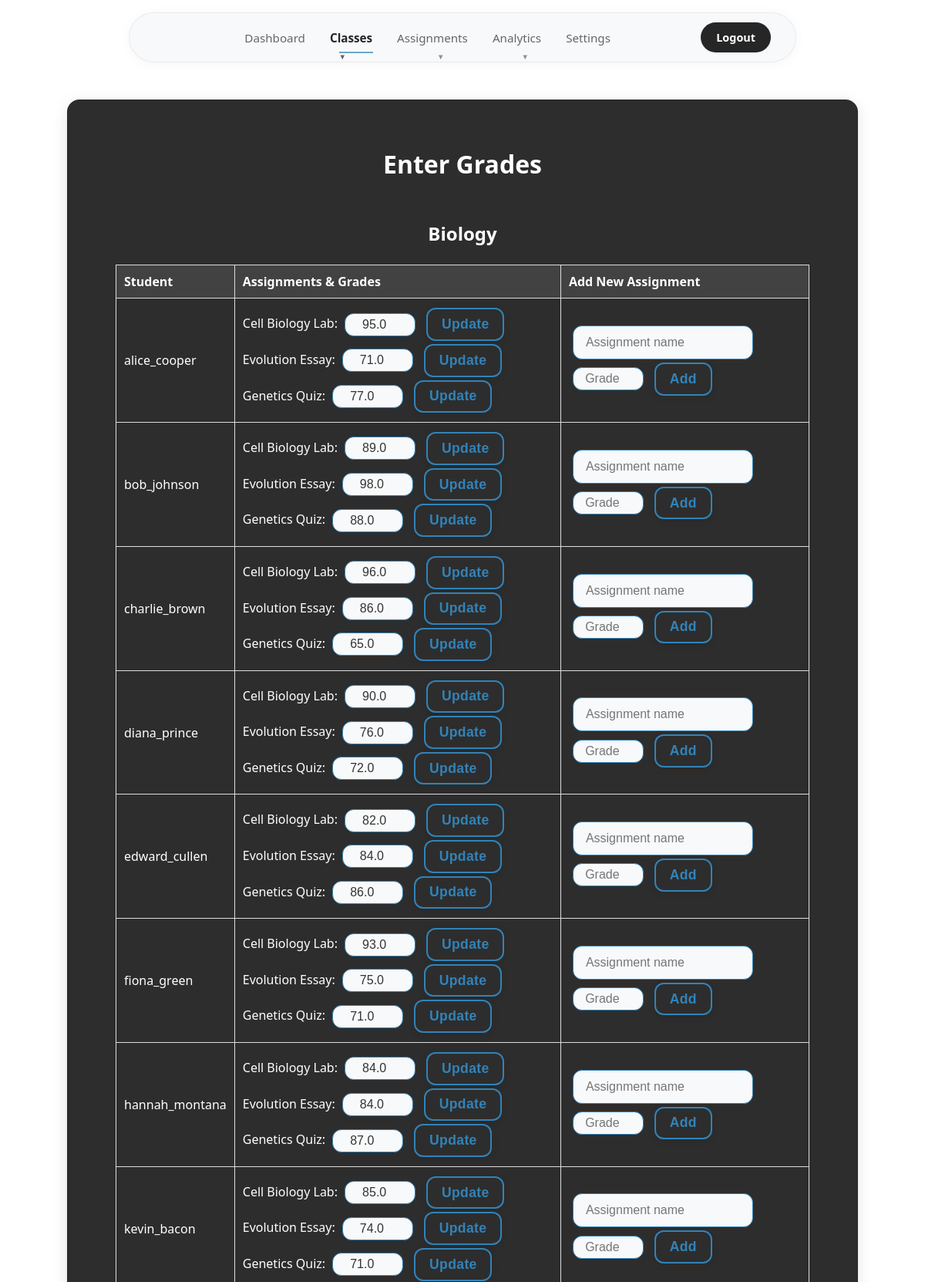
The app's page /enter_grades (signed in, upper part) with its own data.
### tables this page shows
CREATE TABLE subjects (
    id INTEGER PRIMARY KEY,
    name TEXT,
    teacher_id INTEGER REFERENCES users(id)
);

CREATE TABLE assignments (
    id INTEGER PRIMARY KEY,
    name TEXT,
    grade REAL,
    subject_id INTEGER,
    user_id INTEGER
);

CREATE TABLE users (
    id INTEGER PRIMARY KEY,
    username TEXT UNIQUE,
    password TEXT,
    role TEXT
, email TEXT, phone TEXT, full_name TEXT);

### app.py (the view, shortened to what this page needs)
@app.route('/enter_grades', methods=['GET','POST'])
def enter_grades():
    if not is_teacher():
        return redirect(url_for('login'))
    user_id = session['user_id']
    conn = get_db()
    cur = conn.cursor()
    cur.execute('''SELECT id, name FROM subjects WHERE teacher_id = ?''', (user_id,))
    subjects = cur.fetchall()
    students_assignments = []
    for subject in subjects:
        cur.execute('''SELECT
                        users.id as student_id,
                        users.username as student_name,
                        assignments.id as assignment_id,
                        assignments.name as assignment_name,
                        assignments.grade,
                        subjects.name as subject_name
                    FROM users
                    JOIN enrollments ON users.id = enrollments.user_id
                    JOIN subjects ON enrollments.subject_id = subjects.id
                    LEFT JOIN assignments ON (
                        assignments.subject_id = subjects.id
                        AND assignments.user_id = users.id
                    )
                    WHERE subjects.id = ? AND users.role = 'student'
                    ORDER BY users.username, assignments.name''', (subject['id'],))
        students_assignments.extend(cur.fetchall())
    return render_template('enter_grades.html',
                         subjects=subjects,
                         students_assignments=students_assignments)

### app.py (called while the page is built)
def is_teacher():
    return session.get('role') == 'teacher'

### templates/enter_grades.html (shortened to what this page needs)
<!DOCTYPE html>
<html>
<head>
    <link rel="stylesheet" href="/static/styles.css">
</head>
<body>
    <div class="navbar">
        <div class="navbar-container">
            <div class="navbar-links">
                <a href="/teacher_dashboard" class="nav-link">Dashboard</a>
                <div class="dropdown">
                    <a href="#" class="nav-link dropdown-trigger active">Classes</a>
                </div>
                <div class="dropdown">
                    <a href="#" class="nav-link dropdown-trigger">Assignments</a>
                </div>
                <div class="dropdown">
                    <a href="#" class="nav-link dropdown-trigger">Analytics</a>
                </div>
                <a href="/teacher_settings" class="nav-link">Settings</a>
            </div>
            <div class="navbar-actions">
                <a href="/logout" class="nav-btn">Logout</a>
            </div>
        </div>
    </div>
    <div class="center-wrapper">
        <div class="dashboard-container card-3d">
            <h1>Enter Grades</h1>
            {% for subject in subjects %}
            <div class="subject-section">
                <h2>{{ subject['name'] }}</h2>
                <table>
                    <thead>
                        <tr>
                            <th>Student</th>
                            <th>Assignments & Grades</th>
                            <th>Add New Assignment</th>
                        </tr>
                    </thead>
                    <tbody>
                        {% set filtered_assignments = students_assignments|selectattr('subject_name', 'equalto', subject['name'])|list %}
                        {% set ns = namespace(last_student='') %}
                        {% for item in filtered_assignments %}
                            {% if item['student_name'] != ns.last_student %}
                                {% if ns.last_student != '' %}
                                    </td>
                                    <td>
                                        <form method="post" style="display: inline;">
                                            <input type="text" name="assignment_name" placeholder="Assignment name" required>
                                            <input type="number" name="grade" placeholder="Grade" class="grade-input" min="0" max="100" required>
                                            <button type="submit" class="btn-3d">Add</button>
                                        </form>
                                    </td>
                                </tr>
                                {% endif %}
                                <tr>
                                    <td>{{ item['student_name'] }}</td>
                                    <td>
                            {% endif %}
                            {% if item['assignment_name'] %}
                                <form method="post" style="display: inline-block; margin-right: 15px;">
                                    {{ item['assignment_name'] }}:
                                    <input type="number" name="grade" value="{{ item['grade'] }}" class="grade-input" min="0" max="100" required>
                                    <button type="submit" class="btn-3d">Update</button>
                                </form>
                            {% endif %}
                            {% set ns.last_student = item['student_name'] %}
                        {% endfor %}
                    </tbody>
                </table>
            </div>
            {% endfor %}
        </div>
    </div>
</body>
</html>

### static/styles.css (style rules this page uses)
body { background: #ffffff; font-family: 'Segoe UI', 'Arial', sans-serif; color: #262626; margin: 0; padding: 0; min-height: 100vh; }
.navbar { background: transparent; backdrop-filter: none; -webkit-backdrop-filter: none; box-shadow: none; padding: 1rem 0; position: sticky; top: 0; left: 0; right: 0; z-index: 1000; margin-bottom: 0; border: none; width: 100%; }
.navbar-container { max-width: 800px; margin: 0 auto; display: flex; justify-content: space-between; align-items: center; padding: 0.75rem 2rem; height: auto; background: rgba(248, 249, 250, 0.9); backdrop-filter: blur(10px); -webkit-backdrop-filter: blur(10px); border-radius: 50px; border: 1px solid rgba(0, 0, 0, 0.06); box-shadow: 0 2px 16px rgba(0, 0, 0, 0.04); }
.navbar-actions { display: flex; align-items: center; gap: 1rem; }
.navbar-links { display: flex; gap: 2rem; align-items: center; justify-content: center; flex: 1; margin: 0; }
.nav-link { color: #666666; text-decoration: none; font-weight: 500; padding: 0.5rem 0; border-radius: 0; transition: all 0.2s ease; position: relative; font-size: 0.95rem; white-space: nowrap; border: none; background: transparent; }
.nav-link.active { color: #262626; background: transparent; box-shadow: none; border: none; transform: none; font-weight: 600; }
.nav-btn { background: #262626; color: #ffffff; text-decoration: none; font-weight: 600; padding: 0.625rem 1.25rem; border-radius: 25px; transition: all 0.2s ease; font-size: 0.9rem; white-space: nowrap; border: none; }
.nav-link.active::after { width: 80%; }
.nav-link::after { content: ''; position: absolute; bottom: -2px; left: 50%; width: 0; height: 2px; background: #3283b8; transition: all 0.3s ease; transform: translateX(-50%); }
.dropdown { position: relative; display: inline-block; }
.nav-link.dropdown-trigger::after { content: '▼'; font-size: 0.6rem; margin-left: 0.375rem; opacity: 0.7; transition: transform 0.2s ease; }
.dashboard-container { padding: 2.5em 2em; background: #262626; border-radius: 16px; max-width: 1200px; box-shadow: 0 4px 20px rgba(0, 0, 0, 0.1); width: 90%; margin: 2em auto; display: flex; flex-direction: column; align-items: center; border: 1px solid rgba(0, 0, 0, 0.05); }
.center-wrapper { display: flex; align-items: center; justify-content: center; min-height: 100vh; }
.card-3d { background: #2d2d2d; border-radius: 16px; box-shadow: 0 4px 20px rgba(0, 0, 0, 0.1); width: 80%; border: 1px solid rgba(0, 0, 0, 0.05); }
h1, h2, h3 { color: #ffffff;; text-align: center; margin-bottom: 1em; text-decoration: none; }
input, select { padding: 0.75em 1em; border-radius: 12px; border: 1.5px solid hsl(204, 57%, 46%); font-size: 1em; background: #f8f9fa; color: #333333; transition: border 0.2s; outline: none; margin-bottom: 0.5em; width: 100%; max-width: 350px; text-decoration: none; }
input[name="assignment_name"] { max-width: 200px !important; width: 200px !important; }
.grade-input { max-width: 80px !important; width: 80px !important; text-align: center; }
form[style*="inline"] input { margin: 2px 5px !important; display: inline-block !important; vertical-align: middle !important; }
form[style*="inline"] button { margin: 2px 5px !important; display: inline-block !important; vertical-align: middle !important; padding: 0.5em 1em !important; }
.btn-3d { background: #2d2d2d; color: hsl(204, 57%, 46%); border: 2px solid hsl(204, 57%, 46%); border-radius: 12px; padding: 0.85em 2em; font-size: 1.1em; font-weight: 600; box-shadow: 0 2px 10px rgba(0, 0, 0, 0.1); transition: transform 0.12s, box-shadow 0.12s; cursor: pointer; letter-spacing: 0.02em; margin: 0.6em 0.6em 0.6em 0; display: inline-block; text-align: center; text-decoration: none; }
table { width: 100%; max-width: 900px; border-collapse: collapse; margin: 1em auto 2em; }
th, td { padding: 8px; border: 1px solid #3283b8; text-align: center; text-decoration: none; color:#ffffff; }
.dashboard-container { max-width: 1200px; margin: 2em auto; padding: 2.5em 2em; }

### templates/enter_grades.html (style rules this page uses)
table { width: 100%; border-collapse: collapse; margin: 20px 0; }
th, td { padding: 10px; text-align: left; border: 1px solid #ddd; }
th { background-color: rgba(255, 255, 255, 0.1); color: white; }
.grade-input { width: 100px; padding: 5px; text-align: center; }
.subject-section { margin-bottom: 30px; }

### records on screen
subjects: name "Biology"
assignments: student_name "alice_cooper", assignment_name "Cell Biology Lab", grade "95.0"
assignments: assignment_name "Evolution Essay", grade "71.0"
assignments: assignment_name "Genetics Quiz", grade "77.0"
assignments: student_name "bob_johnson", assignment_name "Cell Biology Lab", grade "89.0"
assignments: assignment_name "Evolution Essay", grade "98.0"
assignments: assignment_name "Genetics Quiz", grade "88.0"
assignments: student_name "charlie_brown", assignment_name "Cell Biology Lab", grade "96.0"
assignments: assignment_name "Evolution Essay", grade "86.0"
assignments: assignment_name "Genetics Quiz", grade "65.0"
assignments: student_name "diana_prince", assignment_name "Cell Biology Lab", grade "90.0"
assignments: assignment_name "Evolution Essay", grade "76.0"
assignments: assignment_name "Genetics Quiz", grade "72.0"
assignments: student_name "edward_cullen", assignment_name "Cell Biology Lab", grade "82.0"
assignments: assignment_name "Evolution Essay", grade "84.0"
assignments: assignment_name "Genetics Quiz", grade "86.0"
assignments: student_name "fiona_green", assignment_name "Cell Biology Lab", grade "93.0"
assignments: assignment_name "Evolution Essay", grade "75.0"
assignments: assignment_name "Genetics Quiz", grade "71.0"
assignments: student_name "hannah_montana", assignment_name "Cell Biology Lab", grade "84.0"
assignments: assignment_name "Evolution Essay", grade "84.0"
assignments: assignment_name "Genetics Quiz", grade "87.0"
assignments: student_name "kevin_bacon", assignment_name "Cell Biology Lab", grade "85.0"
assignments: assignment_name "Evolution Essay", grade "74.0"
assignments: assignment_name "Genetics Quiz", grade "71.0"
